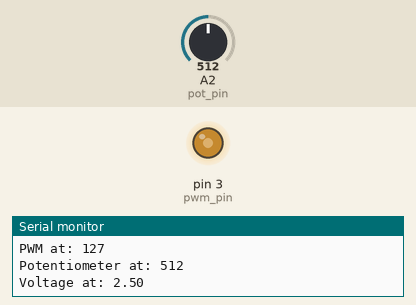
This sketch was run on a simulated Arduino Uno, built with avr-gcc and run on an emulated ATmega328P. On the bench: output pins drawn as LEDs (lit = HIGH), the last lines printed to the serial monitor. Inputs (shaded band) come from the test bench; at power-on: A2 (pot_pin) = 512.

Above: at 1.2 s.
1.3 s: A2 (pot_pin) set to 982
At 2.2 s:
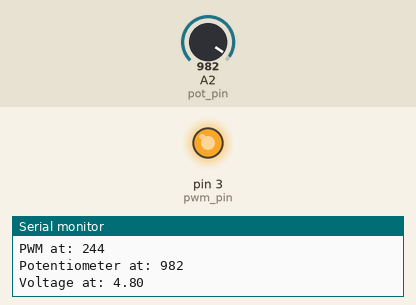
2.9 s: A2 (pot_pin) set to 1016
At 4.1 s:
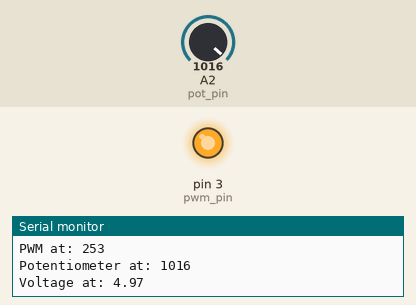
5.9 s: A2 (pot_pin) set to 45
At 6.5 s:
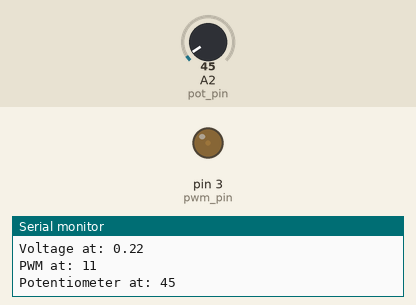
7.5 s: A2 (pot_pin) set to 36
At 8.4 s:
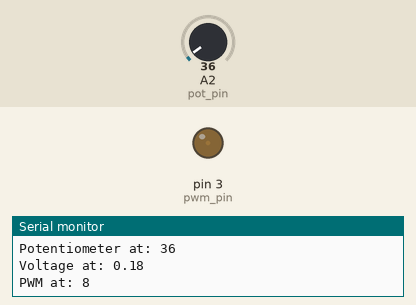
9.1 s: A2 (pot_pin) set to 0
At 10.0 s:
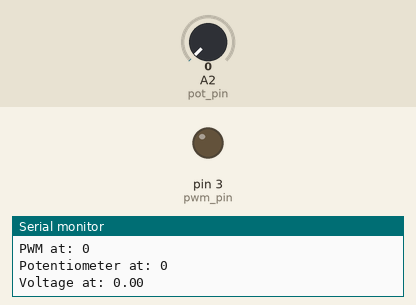
10.7 s: A2 (pot_pin) set to 391
At 11.9 s:
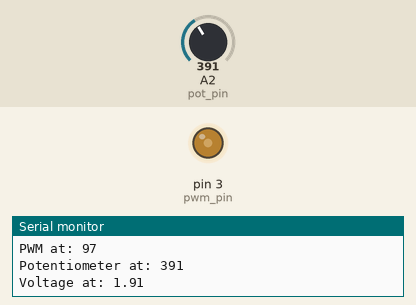
12.3 s: A2 (pot_pin) set to 413
Timing chart, 0 to 15.3 s (numbered marks = the images above; inputs shaded):
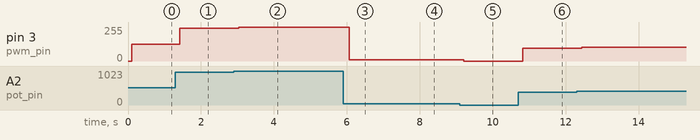

The sketch:

read_write_analog_voltages.ino
```cpp
 int pot_pin = A2;
 int pwm_pin = 3;
 int pot_val;
 int pwm_val;
 float voltage;
 int baud_rate = 9600;
 int wait_time = 100;
 void setup() {
  pinMode(pot_pin, INPUT);
  pinMode(pwm_pin, OUTPUT);
  Serial.begin(baud_rate);
}

void loop() {
  // Read voltage from potentiometer
  pot_val = analogRead(pot_pin);
  voltage = pot_val * (5.0 / 1023.0);
  Serial.print("Potentiometer at: ");
  Serial.println(pot_val);
  Serial.print("Voltage at: ");
  Serial.println(voltage);
  delay(wait_time);
  // Send voltage
  pwm_val = pot_val * (255.0 / 1023.0);
  Serial.print("PWM at: ");
  Serial.println(pwm_val);
  analogWrite(pwm_pin, pwm_val);
}
```

Measured:
- after the input at 1.3 s, pin 3 (pwm_pin): 127/255 → 244/255 after 0.12 s
- after the input at 2.9 s, pin 3 (pwm_pin): 244/255 → 253/255 after 0.14 s
- after the input at 5.9 s, pin 3 (pwm_pin): 253/255 → 11/255 after 0.17 s
- after the input at 7.5 s, pin 3 (pwm_pin): 11/255 → 8/255 after 0.19 s
- after the input at 9.1 s, pin 3 (pwm_pin): 8/255 → 0/255 after 0.10 s
- after the input at 10.7 s, pin 3 (pwm_pin): 0/255 → 97/255 after 0.12 s
- after the input at 12.3 s, pin 3 (pwm_pin): 97/255 → 102/255 after 0.14 s
